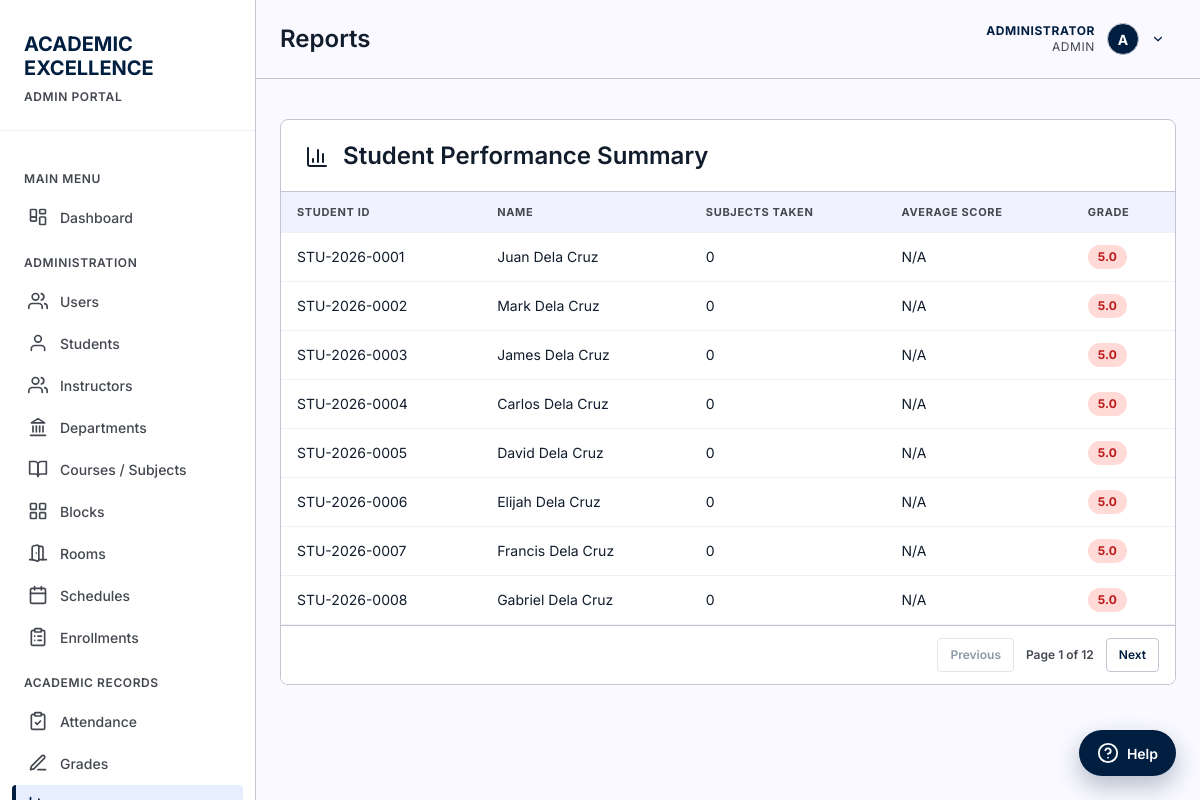
The app's page /pages/reports.php (signed in), older data.
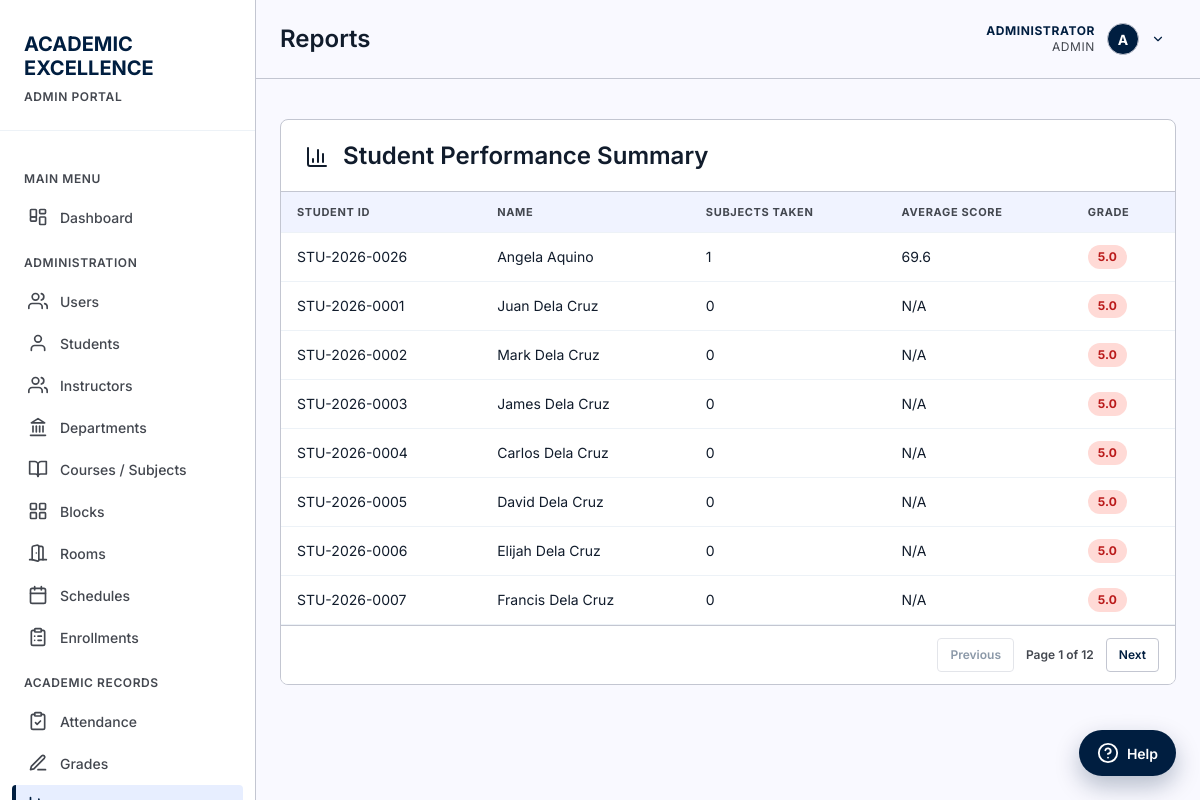
The same page, newer data.
### tables this page shows
CREATE TABLE "users" (
                    id INTEGER PRIMARY KEY AUTOINCREMENT,
                    username TEXT NOT NULL UNIQUE,
                    password TEXT NOT NULL,
                    full_name TEXT NOT NULL,
                    email TEXT UNIQUE,
                    role TEXT NOT NULL DEFAULT 'student' CHECK(role IN ('admin', 'instructor', 'student')),
                    is_active INTEGER NOT NULL DEFAULT 1 CHECK(is_active IN (0, 1)),
                    last_login_at DATETIME,
                    created_at DATETIME NOT NULL DEFAULT CURRENT_TIMESTAMP,
                    updated_at DATETIME NOT NULL DEFAULT CURRENT_TIMESTAMP
                );

CREATE TABLE students (
        id INTEGER PRIMARY KEY AUTOINCREMENT,
        student_id TEXT UNIQUE NOT NULL,
        first_name TEXT NOT NULL,
        last_name TEXT NOT NULL,
        email TEXT,
        phone TEXT,
        date_of_birth DATE,
        gender TEXT CHECK(gender IN ('Male', 'Female', 'Other')),
        enrollment_date DATE DEFAULT CURRENT_DATE,
        status TEXT DEFAULT 'Active' CHECK(status IN ('Active', 'Inactive', 'Graduated')),
        created_at TIMESTAMP DEFAULT CURRENT_TIMESTAMP
    , user_id INTEGER REFERENCES users(id) ON DELETE SET NULL, program_id INTEGER REFERENCES programs(id) ON DELETE SET NULL, year_level INTEGER, expected_graduation_date DATE, updated_at DATETIME, block_id INTEGER REFERENCES blocks(id) ON DELETE SET NULL, student_type TEXT NOT NULL DEFAULT 'Regular' CHECK(student_type IN ('Regular', 'Irregular')));

### includes/auth.php (called while the page is built, shortened)
<?php
function currentUser() {
    static $user = false;
    if ($user === false) {
        $db = getDB();
        $stmt = $db->prepare("SELECT * FROM users WHERE id = :id AND is_active = 1");
        $stmt->execute([':id' => (int) $_SESSION['user_id']]);
        $user = $stmt->fetch() ?: null;
    }
    return $user;
}
function isLoggedIn() {
    return currentUser() !== null;
}
function requireLogin() {
    if (!isLoggedIn()) {
        header('Location: ' . baseUrl() . 'login.php');
        exit();
    }
}
function requireRole(...$roles) {
    requireLogin();
    $user = currentUser();
}
function roleLabel($role) {
    return [
        'admin'      => 'Admin',
        'instructor' => 'Teacher',
        'student'    => 'Student'
    ][$role] ?? ucfirst((string) $role);
}

### includes/functions.php (called while the page is built, shortened)
<?php
require_once __DIR__ . '/auth.php';
require_once __DIR__ . '/icons.php';
function gradeDescriptor($grade) {
    return [
        '1.00' => 'Excellent',
        '1.25' => 'Very Good',
        '1.50' => 'Very Good',
        '1.75' => 'Good',
        '2.00' => 'Good',
        '2.25' => 'Satisfactory',
        '2.50' => 'Satisfactory',
        '2.75' => 'Fairly Satisfactory',
        '3.00' => 'Fairly Satisfactory',
        '4.00' => 'Conditional',
        '5.00' => 'Failing'
    ][(string) $grade] ?? '';
}
function gradeBadgeClass($grade) {
    $g = (string) $grade;
    return 'grade-fail';
}
function formatGrade($grade) {
    $g = (float) $grade;
    return number_format(floor($g * 10) / 10, 1, '.', '');
}

### pages/reports.php (the view)
<?php
require_once '../includes/functions.php';
requireRole('admin');
$db = getDB();
$stmt = $db->query("
    SELECT
        s.id,
        s.student_id,
        s.first_name,
        s.last_name,
        COUNT(g.id) as total_subjects,
        ROUND(AVG(g.score), 2) as average_score,
        CASE
            WHEN AVG(g.score) >= 96 THEN '1.00'
            WHEN AVG(g.score) >= 93 THEN '1.25'
            WHEN AVG(g.score) >= 90 THEN '1.50'
            WHEN AVG(g.score) >= 88 THEN '1.75'
            WHEN AVG(g.score) >= 85 THEN '2.00'
            WHEN AVG(g.score) >= 83 THEN '2.25'
            WHEN AVG(g.score) >= 80 THEN '2.50'
            WHEN AVG(g.score) >= 78 THEN '2.75'
            WHEN AVG(g.score) >= 75 THEN '3.00'
            ELSE '5.00'
        END as average_grade
    FROM students s
    LEFT JOIN grades g ON s.id = g.student_id
    GROUP BY s.id
    ORDER BY average_score DESC
");
$studentGrades = $stmt->fetchAll();
?>
<?php
$pageTitle = 'Reports';
include '../includes/header.php';
?>
<main>
        <div class="card">
            <div class="card-header">
                <h2><?php echo icon('bar-chart', 24); ?> Student Performance Summary</h2>
            </div>
            <table data-pagination data-page-size="8">
                <thead>
                    <tr>
                        <th>Student ID</th>
                        <th>Name</th>
                        <th>Subjects Taken</th>
                        <th>Average Score</th>
                        <th>Grade</th>
                    </tr>
                </thead>
                <tbody>
                    <?php foreach ($studentGrades as $row): ?>
                    <tr>
                        <td data-label="Student ID"><?php echo $row['student_id']; ?></td>
                        <td data-label="Name"><?php echo $row['first_name'] . ' ' . $row['last_name']; ?></td>
                        <td data-label="Subjects Taken"><?php echo $row['total_subjects']; ?></td>
                        <td data-label="Average Score"><?php echo $row['average_score'] ?? 'N/A'; ?></td>
                        <td data-label="Grade">
                            <?php if ($row['average_grade']): ?>
                            <span class="grade-badge <?php echo gradeBadgeClass($row['average_grade']); ?>" title="<?php echo htmlspecialchars(gradeDescriptor($row['average_grade'])); ?>">
                                <?php echo htmlspecialchars(formatGrade($row['average_grade'])); ?>
                            </span>
                            <?php else: ?>
                            <span>No grades</span>
                            <?php endif; ?>
                        </td>
                    </tr>
                    <?php endforeach; ?>
                </tbody>
            </table>
        </div>
    </main>
<?php include '../includes/footer.php'; ?>

### includes/header.php (shortened to what this page needs)
<?php
require_once __DIR__ . '/functions.php';
$currentPage = basename($_SERVER['PHP_SELF'], '.php');
$assetPrefix = $currentPage === 'index' ? '' : '../';
$user = currentUser();
$role = $user['role'];
$fullName = $user['full_name'];
$roleLabel = roleLabel($role);
$avatarLetter = strtoupper(substr($fullName, 0, 1));
?>
<!DOCTYPE html>
<html lang="en">
<head>
    <link rel="stylesheet" href="<?php echo $assetPrefix; ?>assets/css/style.css">
</head>
<body>
    <aside class="sidebar">
        <div class="sidebar-header">
            <h1>
                <span class="red">ACADEMIC</span><br>
                <span class="white">EXCELLENCE</span>
            </h1>
            <span class="portal-label"><?php echo strtoupper($roleLabel); ?> PORTAL</span>
        </div>
        <nav class="sidebar-menu">
            <div class="menu-category">Main Menu</div>
            <a href="<?php echo $assetPrefix; ?>index.php" class="menu-item <?php echo $currentPage === 'index' ? 'active' : ''; ?>">
                <span class="icon"><?php echo icon('dashboard'); ?></span>
                Dashboard
            </a>
            <?php if ($role === 'admin'): ?>
                <div class="menu-category">Administration</div>
                <a href="<?php echo $assetPrefix; ?>pages/users.php" class="menu-item <?php echo $currentPage === 'users' ? 'active' : ''; ?>">
                    <span class="icon"><?php echo icon('users'); ?></span>
                    Users
                </a>
                <a href="<?php echo $assetPrefix; ?>pages/students.php" class="menu-item <?php echo $currentPage === 'students' ? 'active' : ''; ?>">
                    <span class="icon"><?php echo icon('user'); ?></span>
                    Students
                </a>
                <a href="<?php echo $assetPrefix; ?>pages/instructors.php" class="menu-item <?php echo $currentPage === 'instructors' ? 'active' : ''; ?>">
                    <span class="icon"><?php echo icon('users'); ?></span>
                    Instructors
                </a>
                <a href="<?php echo $assetPrefix; ?>pages/departments.php" class="menu-item <?php echo $currentPage === 'departments' ? 'active' : ''; ?>">
                    <span class="icon"><?php echo icon('landmark'); ?></span>
                    Departments
                </a>
                <a href="<?php echo $assetPrefix; ?>pages/manage-subjects.php" class="menu-item <?php echo $currentPage === 'manage-subjects' ? 'active' : ''; ?>">
                    <span class="icon"><?php echo icon('book-open'); ?></span>
                    Courses / Subjects
                </a>
                <a href="<?php echo $assetPrefix; ?>pages/blocks.php" class="menu-item <?php echo $currentPage === 'blocks' ? 'active' : ''; ?>">
                    <span class="icon"><?php echo icon('grid'); ?></span>
                    Blocks
                </a>
                <a href="<?php echo $assetPrefix; ?>pages/rooms.php" class="menu-item <?php echo $currentPage === 'rooms' ? 'active' : ''; ?>">
                    <span class="icon"><?php echo icon('door'); ?></span>
                    Rooms
                </a>
                <a href="<?php echo $assetPrefix; ?>pages/schedules.php" class="menu-item <?php echo $currentPage === 'schedules' ? 'active' : ''; ?>">
                    <span class="icon"><?php echo icon('calendar'); ?></span>
                    Schedules
                </a>
                <a href="<?php echo $assetPrefix; ?>pages/enrollments.php" class="menu-item <?php echo $currentPage === 'enrollments' ? 'active' : ''; ?>">
                    <span class="icon"><?php echo icon('clipboard-list'); ?></span>
                    Enrollments
                </a>
                <div class="menu-category">Academic Records</div>
                <a href="<?php echo $assetPrefix; ?>pages/attendance.php" class="menu-item <?php echo $currentPage === 'attendance' ? 'active' : ''; ?>">
                    <span class="icon"><?php echo icon('clipboard-check'); ?></span>
                    Attendance
                </a>
                <a href="<?php echo $assetPrefix; ?>pages/grades.php" class="menu-item <?php echo $currentPage === 'grades' ? 'active' : ''; ?>">
                    <span class="icon"><?php echo icon('pen-line'); ?></span>
                    Grades
                </a>
                <a href="<?php echo $assetPrefix; ?>pages/reports.php" class="menu-item <?php echo $currentPage === 'reports' ? 'active' : ''; ?>">
                    <span class="icon"><?php echo icon('bar-chart'); ?></span>
                </a>
            <?php endif; ?>
        </nav>
    </aside>
    <div class="main-content">
        <header class="top-header">
            <h1 class="page-title"><?php echo $pageTitle ?? 'Dashboard'; ?></h1>
            <div class="user-info">
                <div class="user-menu">
                    <button class="user-menu-toggle" type="button" aria-haspopup="true" aria-expanded="false">
                        <div class="user-meta">
                            <span class="user-name"><?php echo htmlspecialchars($fullName); ?></span>
                            <span class="user-role"><?php echo $roleLabel; ?></span>
                        </div>
                        <div class="user-avatar"><?php echo $avatarLetter; ?></div>
                        <?php echo icon('chevron-down', 14); ?>
                    </button>
                </div>
            </div>
        </header>
        <div class="page-content">

### includes/icons.php (shortened to what this page needs)
<?php
function icon($name, $size = 20) {
    return '<svg xmlns="http://www.w3.org/2000/svg" width="' . $size . '" height="' . $size
        . '" viewBox="0 0 24 24" fill="none" stroke="currentColor" stroke-width="2"'
        . ' stroke-linecap="round" stroke-linejoin="round" aria-hidden="true">'
        . $icons[$name] . '</svg>';
}

### includes/footer.php (shortened to what this page needs)
        </div>
    </div>
    <?php include __DIR__ . '/help-tutorial.php'; ?>
</body>
</html>

### includes/help-tutorial.php (shortened to what this page needs)
<div class="help-widget" id="helpWidget">
    <button type="button" class="help-fab" id="helpFab" aria-controls="helpPanel" aria-expanded="false" title="How to use this app">
        <?php echo icon('help', 22); ?>
        <span class="help-fab-label">Help</span>
    </button>
</div>

Row changes from the older to the newer data that the page shows:
no longer on this page (row unchanged): students: student "STU-2026-0008", first_name "Gabriel", last_name "Dela Cruz", total_subjects "0", average_score "N/A", average_grade "5.0"
now on this page (row edited): students: student "STU-2026-0026", first_name "Angela", last_name "Aquino", total_subjects "1", average_score "69.6", average_grade "5.0"
